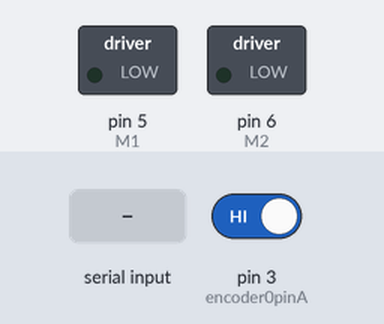
A sketch run on a simulated Arduino Uno, built with avr-gcc and run on an emulated ATmega328P. Shown: switched loads named in the sketch (green lamp = pin HIGH). The test bench sets the inputs (shaded band); at power-on: pin 3 (encoder0pinA) HIGH. What the sketch prints to the serial monitor is not drawn.

Above: at 1.2 s.
1.3 s: "90,45\n" received over Serial
At 1.6 s:
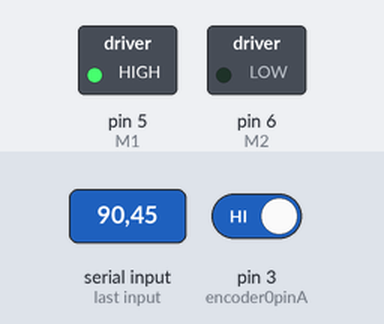
2.8 s: "90\n" received over Serial
At 4.0 s:
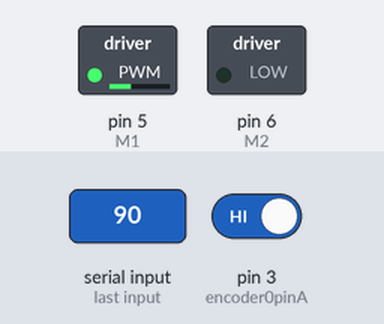
4.3 s: "30,150\n" received over Serial
At 5.1 s:
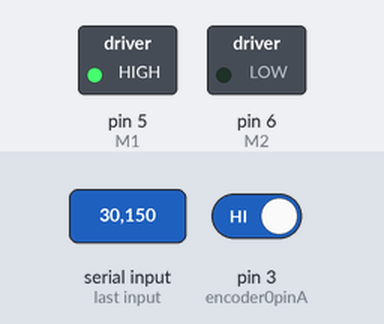
Timing chart, 0 to 7.3 s (numbered marks = the images above; inputs shaded):
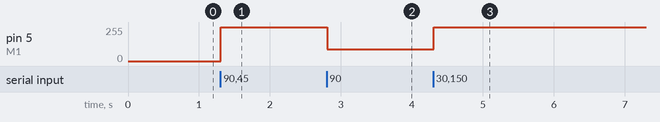

Measured:
- after the input at 1.3 s, pin 5 (M1): 0/255 → 255/255 at once
- after the input at 2.8 s, pin 5 (M1): 255/255 → 90/255 at once
- after the input at 4.3 s, pin 5 (M1): 90/255 → 255/255 at once

The sketch:

send_wheel_angle.ino
```cpp
#include <PID_v1.h>

#define PULSES_PER_TURN (2096.0 * 4)   //  Encoder Resolution:  CPR *4  for convert to PPC
#define FOR 1  //  robot Forward test


String inString = "";    // string to hold input type 0 - 255 for test motor with arduino serial
int motorPWM = 0;


//The sample code for driving one way motor encoder
const byte encoder0pinA = 3;//A pin -> the interrupt pin 0
const byte encoder0pinB = 8;//B pin -> the digital pin 4
byte encoder0PinALast;

boolean Direction;//the rotation direction

// The pin the encoder is connected


volatile long pulseCount = 0;


int rpm = 0;

//-----------------------------------------------------------------------------
#define encodPinA1      2                       // Quadrature encoder A pin
#define encodPinB1      8                       // Quadrature encoder B pin
#define M1              5                       // PWM outputs to L298N H-Bridge motor driver module
#define M2              6

double kp =1, ki =20 , kd =0;             // modify for optimal performance
double input = 0, output = 0, setpoint = 0;
unsigned long lastTime,now;
volatile long encoderPos = 0,last_pos=0,lastpos=0;
PID myPID(&input, &output, &setpoint, kp, ki, kd,DIRECT);

void setup()
{
  Serial.begin(9600);
  pinMode(M1, OUTPUT);
  pinMode(M2, OUTPUT);

  TCCR1B = TCCR1B & 0b11111000 | 1;                   // To prevent Motor Noise

  myPID.SetMode(AUTOMATIC);
  myPID.SetSampleTime(1);
  myPID.SetOutputLimits(-255, 255);


  EncoderInit();//Initialize the module

}

void loop()
{
     double s;
    _TEST_MOTOR_PWM_SERIAL();

     now = millis();
   int timeChange = (now - lastTime);

     if(timeChange>=500 )
   {
      input = (360.0*1000*(encoderPos-last_pos)) /( PULSES_PER_TURN *(now - lastTime));
      lastTime=now;
      last_pos=encoderPos;
   }

      s = (360.0*(encoderPos-lastpos))/PULSES_PER_TURN;
      lastTime=now;
      last_pos=encoderPos;

      Serial.println( s);


  myPID.Compute();                                    // calculate new output
 // pwmOut(output);                                     // drive L298N H-Bridge module
  delay(10);

}

int readSerialValue()
{
     int v= -1;
  // Read serial input:
  while (Serial.available() > 0) {
    int inChar = Serial.read();
    if (isDigit(inChar)) {
      // convert the incoming byte to a char
      // and add it to the string:
      inString += (char)inChar;
    }
    // if you get a newline, print the string,
    // then the string's value:
    if (inChar == '\n') {
      Serial.print("String: ");
      Serial.println(inString);
      v = inString.toInt();
      Serial.print("Value:");
      Serial.println(v);


      // clear the string for new input:
      inString = "";
    }
  }
   return v;
}

void EncoderInit()
{

  pinMode(encoder0pinB,INPUT);
  pinMode(encoder0pinA,INPUT_PULLUP);
  attachInterrupt(digitalPinToInterrupt(encoder0pinA), wheelSpeed, RISING);
 //  attachInterrupt(digitalPinToInterrupt(encoder0pinB), wheelSpeed, CHANGE);
}
void wheelSpeed()
{

  encoderPos++;

  if( encoderPos > (2096 * 4) ) encoderPos=0;
 // Serial.println("speed");

}
void _TEST_MOTOR_PWM_SERIAL()
{
  int pwm = readSerialValue();

    if( pwm != -1){

       if( pwm > 255) pwm = 255;
       else if( pwm < -1) pwm = 0;

       motorPWM = pwm;
    }

    if( FOR == 1){
      analogWrite(M1, motorPWM);
      analogWrite(M2, 0);
    }else{
      analogWrite(M1, 0);
      analogWrite(M2, motorPWM);
    }
}
```
